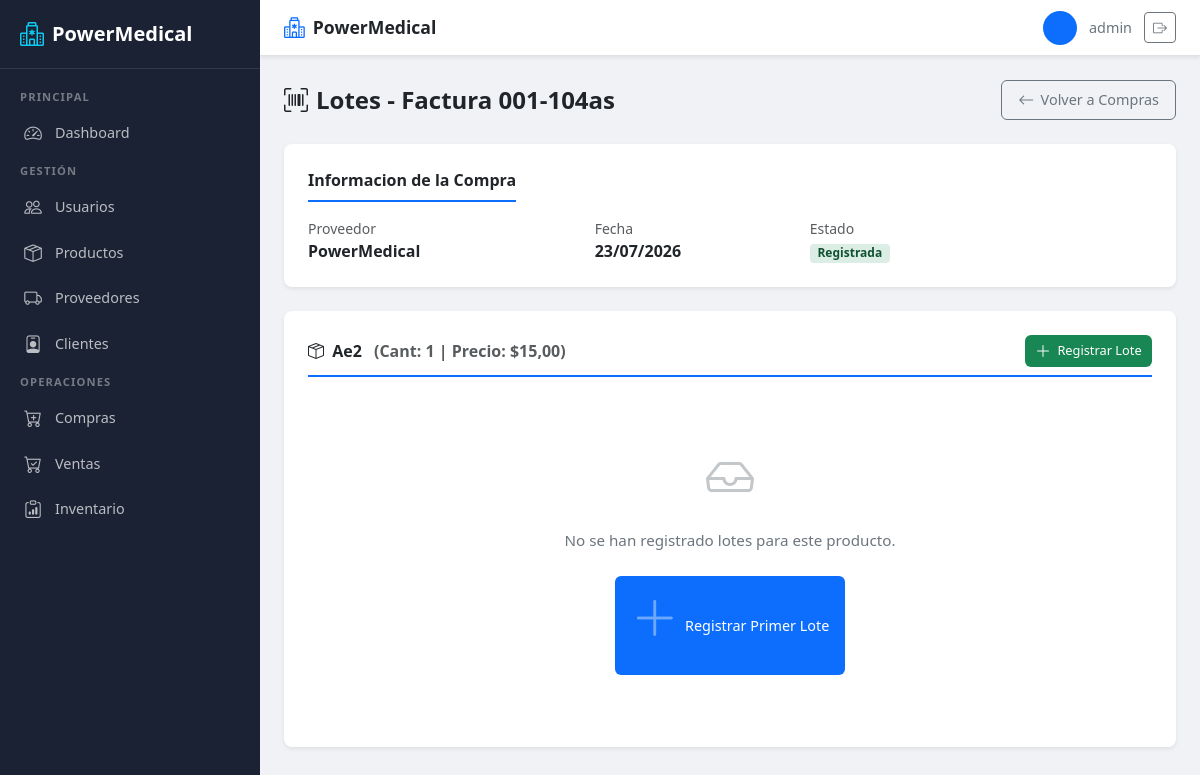
Before: /usuarios/compras/4/lotes/ (signed in) with the older database file.
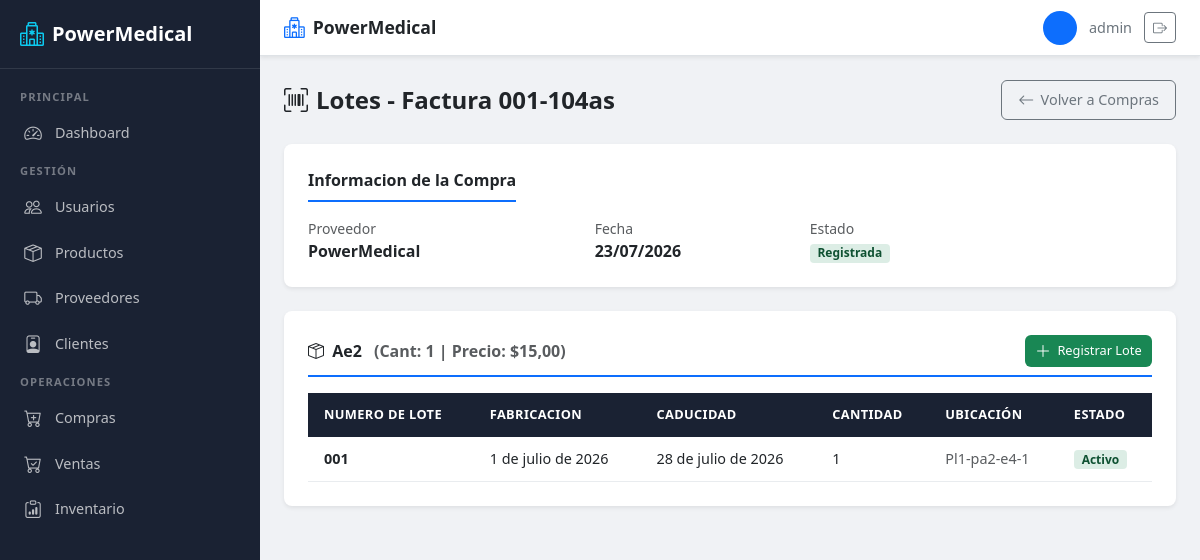
After: the same page with the newer database file.
### usuarios/models.py (models this page shows, shortened)
class DetalleCompra(models.Model):
    compra = models.ForeignKey(
        Compra,
        on_delete=models.CASCADE,
        related_name='detalles'
    )
    producto = models.ForeignKey(
        Producto,
        on_delete=models.PROTECT
    )
    cantidad = models.PositiveIntegerField()
    precio_unitario = models.DecimalField(
        max_digits=10,
        decimal_places=2
    )
    subtotal = models.DecimalField(
        max_digits=10,
        decimal_places=2,
        editable=False
    )

class Producto(models.Model):
    ESTADOS = [
        ('ACTIVO', 'Activo'),
        ('INACTIVO', 'Inactivo'),
    ]
    codigo = models.CharField(max_length=30, unique=True)
    nombre = models.CharField(max_length=150)
    descripcion = models.TextField(blank=True)
    categoria = models.CharField(max_length=100)
    laboratorio = models.CharField(max_length=100)
    unidad_medida = models.CharField(max_length=50)
    temperatura = models.DecimalField(
        max_digits=5,
        decimal_places=2,
        help_text="Temperatura de almacenamiento en °C"
    )
    precio_compra = models.DecimalField(max_digits=10, decimal_places=2)
    precio_venta = models.DecimalField(max_digits=10, decimal_places=2)
    iva = models.DecimalField(max_digits=5, decimal_places=2)
    stock = models.PositiveIntegerField(
        default=0,
        verbose_name="Stock"
    )
    stock_minimo = models.PositiveIntegerField(
        default=10,
        verbose_name="Stock Mínimo"
    )
    estado = models.CharField(
        max_length=10,
        choices=ESTADOS,
        default='ACTIVO'
    )

class Lote(models.Model):
    ESTADOS = [
        ('ACTIVO', 'Activo'),
        ('INACTIVO', 'Inactivo'),
    ]
    detalle_compra = models.ForeignKey(
        DetalleCompra,
        on_delete=models.CASCADE,
        related_name='lotes'
    )
    numero_lote = models.CharField(max_length=50)
    fecha_fabricacion = models.DateField(
        null=True,
        blank=True,
        verbose_name="Fecha de Fabricación"
    )
    fecha_caducidad = models.DateField(
        verbose_name="Fecha de Caducidad"
    )
    cantidad_recibida = models.PositiveIntegerField(
        verbose_name="Cantidad Recibida"
    )
    ubicacion = models.ForeignKey(
        Ubicacion,
        on_delete=models.PROTECT,
        null=True,
        blank=True,
        verbose_name="Ubicación"
    )
    estado = models.CharField(
        max_length=10,
        choices=ESTADOS,
        default='ACTIVO'
    )
    class Meta:
        constraints = [
            models.UniqueConstraint(
                fields=['detalle_compra', 'numero_lote'],
                name='unique_lote_por_detalle'
            )
        ]

class Ubicacion(models.Model):
    planta = models.CharField(max_length=50, verbose_name="Planta")
    pasillo = models.CharField(max_length=50, verbose_name="Pasillo")
    estanteria = models.CharField(max_length=50, verbose_name="Estantería")
    nivel = models.CharField(max_length=50, verbose_name="Nivel")
    codigo = models.CharField(max_length=50, unique=True, verbose_name="Código")
    class Meta:
        verbose_name = "Ubicación"
        verbose_name_plural = "Ubicaciones"

### usuarios/views.py (the view)
# urls.py: path('compras/<int:compra_id>/lotes/', views.lista_lotes_compra, name='lista_lotes_compra'),
@roles_permitidos('ADMIN', 'BODEGA')
def lista_lotes_compra(request, compra_id):
    compra = get_object_or_404(Compra, id=compra_id)
    detalles = compra.detalles.select_related('producto').prefetch_related('lotes')
    return render(request, 'usuarios/lista_lotes_compra.html', {
        'compra': compra,
        'detalles': detalles,
    })

### usuarios/views.py (called while the page is built)
def roles_permitidos(*roles):
    def decorator(view_func):
        @wraps(view_func)
        @login_required
        def wrapper(request, *args, **kwargs):
            if request.user.is_superuser or request.user.rol in roles:
                return view_func(request, *args, **kwargs)
            return redirect('redireccion_rol')
        return wrapper
    return decorator

### usuarios/templates/usuarios/lista_lotes_compra.html (shortened to what this page needs)
{% extends 'usuarios/base.html' %}
{% block content %}
<div class="pm-page-header">
    <h2><i class="bi bi-upc-scan me-2"></i>Lotes - Factura {{ compra.numero_factura }}</h2>
    <div class="pm-page-actions">
        <a href="{% url 'lista_compras_lotes' %}" class="pm-btn pm-btn-outline-secondary">
            <i class="bi bi-arrow-left"></i> Volver a Compras
        </a>
    </div>
</div>
<div class="pm-form-section">
    <div class="section-title">Informacion de la Compra</div>
    <div class="row g-3">
        <div class="col-md-4">
            <small class="text-muted d-block">Proveedor</small>
            <strong>{{ compra.proveedor.nombre_empresa }}</strong>
        </div>
        <div class="col-md-3">
            <small class="text-muted d-block">Fecha</small>
            <strong>{{ compra.fecha|date:"d/m/Y" }}</strong>
        </div>
        <div class="col-md-3">
            <small class="text-muted d-block">Estado</small>
            {% if compra.estado == 'REGISTRADA' %}
                <span class="pm-badge pm-badge-success">Registrada</span>
            {% else %}
                <span class="pm-badge pm-badge-inactive">{{ compra.get_estado_display }}</span>
            {% endif %}
        </div>
    </div>
</div>
{% for detalle in detalles %}
<div class="pm-form-section">
    <div class="section-title d-flex justify-content-between align-items-center">
        <span>
            <i class="bi bi-box-seam me-1"></i>
            {{ detalle.producto.nombre }}
            <span class="text-muted ms-2">(Cant: {{ detalle.cantidad }} | Precio: ${{ detalle.precio_unitario }})</span>
        </span>
        <a href="{% url 'registrar_lote' detalle.id %}" class="pm-btn pm-btn-sm pm-btn-success">
            <i class="bi bi-plus-lg"></i> Registrar Lote
        </a>
    </div>
    {% with lotes=detalle.lotes.all %}
        {% if lotes %}
        <div class="pm-table-responsive">
            <table class="pm-table">
                <thead>
                    <tr>
                        <th>Numero de Lote</th>
                        <th>Fabricacion</th>
                        <th>Caducidad</th>
                        <th>Cantidad</th>
                        <th>Ubicación</th>
                        <th>Estado</th>
                    </tr>
                </thead>
                <tbody>
                    {% for lote in lotes %}
                    <tr>
                        <td><strong>{{ lote.numero_lote }}</strong></td>
                        <td>{{ lote.fecha_fabricacion|default:"-" }}</td>
                        <td>{{ lote.fecha_caducidad }}</td>
                        <td>{{ lote.cantidad_recibida }}</td>
                        <td>
                            {% if lote.ubicacion %}
                                <span class="text-muted">{{ lote.ubicacion.codigo }}</span>
                            {% else %}
                                <span class="text-muted">-</span>
                            {% endif %}
                        </td>
                        <td>
                            {% if lote.estado == 'ACTIVO' %}
                                <span class="pm-badge pm-badge-success">Activo</span>
                            {% else %}
                                <span class="pm-badge pm-badge-inactive">{{ lote.get_estado_display }}</span>
                            {% endif %}
                        </td>
                    </tr>
                    {% endfor %}
                </tbody>
            </table>
        </div>
        {% else %}
        <div class="pm-empty">
            <i class="bi bi-inbox d-block"></i>
            <p>No se han registrado lotes para este producto.</p>
            <a href="{% url 'registrar_lote' detalle.id %}" class="pm-btn pm-btn-primary mt-2">
                <i class="bi bi-plus-lg"></i> Registrar Primer Lote
            </a>
        </div>
        {% endif %}
    {% endwith %}
</div>
{% empty %}
<div class="pm-empty">
    <i class="bi bi-inbox d-block"></i>
    <p>Esta compra no tiene detalles registrados.</p>
</div>
{% endfor %}
{% endblock %}

Changed rows visible on the page:
computed for DetalleCompra "Ae2": text "No se han registrado lotes para este producto. Registrar Primer Lote" → "NUMERO DE LOTE FABRICACION CADUCIDAD CANTIDAD UBICACIÓN ESTADO"
added Lote: numero_lote "001", fecha_fabricacion "1 de julio de 2026", fecha_caducidad "28 de julio de 2026", cantidad_recibida "1", ubicacion.codigo "Pl1-pa2-e4-1", estado "Activo"
